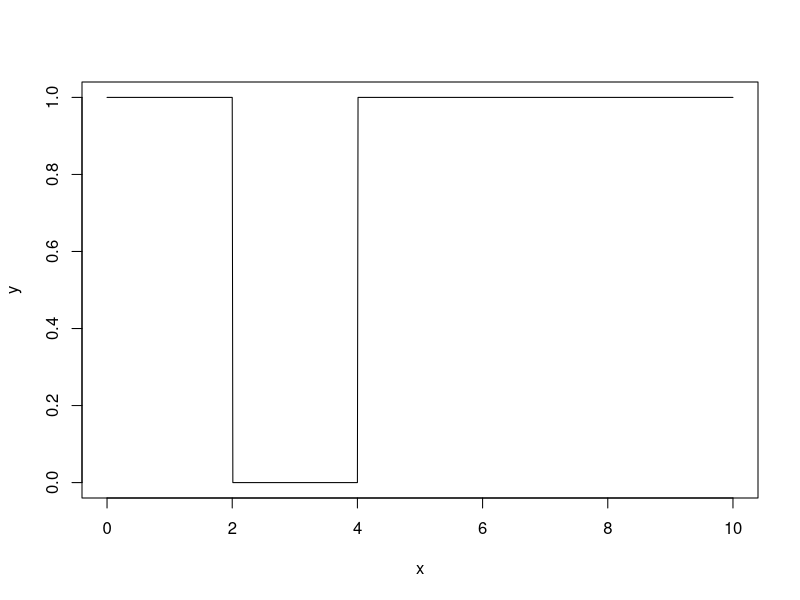

This figure's R source: (Note: this script raises an error after producing the figure.)
A = data.frame(
  x = seq(from=0,to=10,by=0.01)
)

A$y = ifelse(A$x <= 4 & A$x > 2, 0, 1)

plot(A, type="line")

B = data.frame(
  x = seq(1, 10, 0.01)
)

if(B$x <= 1 | B$x > 6){
  B$y = 0
} else if(B$x > 3 & B$x <=5) {
  B&y = 1
} else if(B$x > 1 & B$x <=3) {
  B$y = 0.5*B$x-0.5
} else if(B$x > 5 & B$x <=6) {
  B&y = -x + 6
}